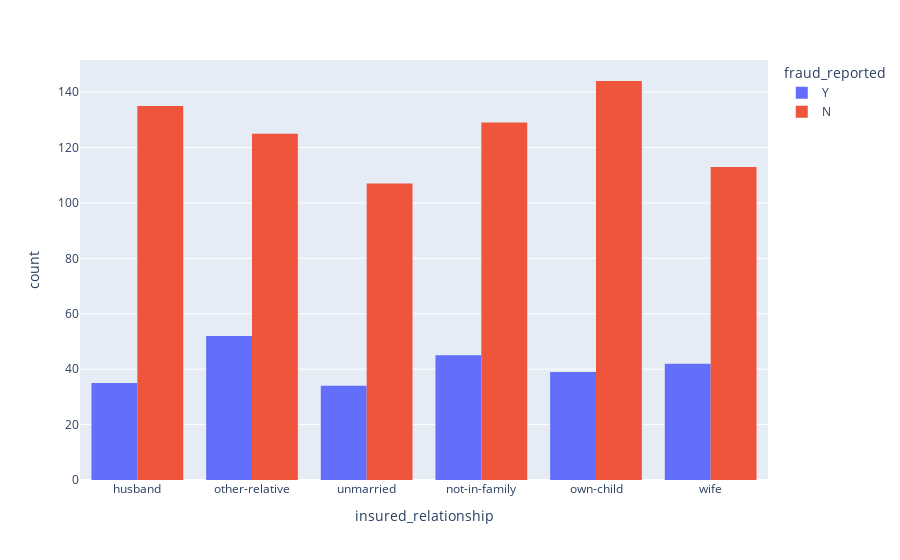

Notebook code for this chart:
### Markdown cell above
Observation:  lookslike expensive cars are most involved in Frauds Like Mercedes, Audi, BMW, Ford while Accura, Nissan, Toyota are less involved in Fraud.

### Code cell
px.histogram(data, x="insured_relationship", color="fraud_reported", barmode='group')

### Figure 1 — Plotly figure (JSON) as saved in the notebook; plotly's stock layout.template omitted (floating-point values rounded to 4 significant figures; data arrays with more than 128 entries replaced by an {"elided": "..."} marker saying what was removed)
{"data": [{"alignmentgroup": "True", "bingroup": "x", "hovertemplate": "fraud_reported=Y<br>insured_relationship=%{x}<br>count=%{y}<extra></extra>", "legendgroup": "Y", "marker": {"color": "#636efa", "pattern": {"shape": ""}}, "name": "Y", "offsetgroup": "Y", "orientation": "v", "showlegend": true, "type": "histogram", "x": {"elided": "247 str values"}, "xaxis": "x", "yaxis": "y"}, {"alignmentgroup": "True", "bingroup": "x", "hovertemplate": "fraud_reported=N<br>insured_relationship=%{x}<br>count=%{y}<extra></extra>", "legendgroup": "N", "marker": {"color": "#EF553B", "pattern": {"shape": ""}}, "name": "N", "offsetgroup": "N", "orientation": "v", "showlegend": true, "type": "histogram", "x": {"elided": "753 str values"}, "xaxis": "x", "yaxis": "y"}], "layout": {"barmode": "group", "legend": {"title": {"text": "fraud_reported"}, "tracegroupgap": 0}, "margin": {"t": 60}, "xaxis": {"anchor": "y", "domain": [0, 1], "title": {"text": "insured_relationship"}}, "yaxis": {"anchor": "x", "domain": [0, 1], "title": {"text": "count"}}}}
